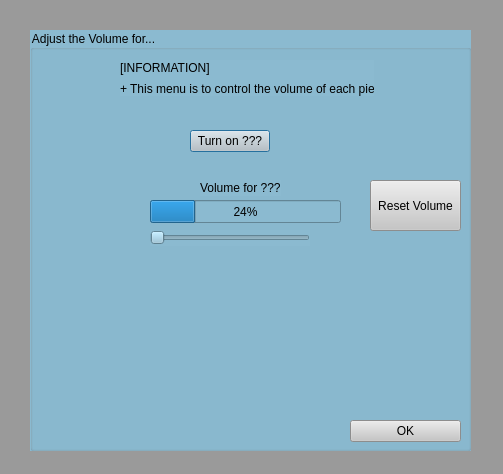
<?xml version="1.0" encoding="UTF-8"?>
<ui version="4.0">
 <class>VolumeControl</class>
 <widget class="QDialog" name="VolumeControl">
  <property name="geometry">
   <rect>
    <x>0</x>
    <y>0</y>
    <width>503</width>
    <height>474</height>
   </rect>
  </property>
  <property name="windowTitle">
   <string>Dialog</string>
  </property>
  <property name="styleSheet">
   <string notr="true">background-color: rgb(154, 154, 154);</string>
  </property>
  <widget class="QGroupBox" name="groupBox">
   <property name="geometry">
    <rect>
     <x>30</x>
     <y>30</y>
     <width>441</width>
     <height>421</height>
    </rect>
   </property>
   <property name="styleSheet">
    <string notr="true">color: rgb(0, 0, 0);
background-color: rgb(139, 186, 208);</string>
   </property>
   <property name="title">
    <string>Adjust the Volume for...</string>
   </property>
   <widget class="QProgressBar" name="progressBar">
    <property name="geometry">
     <rect>
      <x>120</x>
      <y>170</y>
      <width>191</width>
      <height>23</height>
     </rect>
    </property>
    <property name="value">
     <number>24</number>
    </property>
   </widget>
   <widget class="QSlider" name="horizontalSlider">
    <property name="geometry">
     <rect>
      <x>120</x>
      <y>200</y>
      <width>160</width>
      <height>16</height>
     </rect>
    </property>
    <property name="orientation">
     <enum>Qt::Horizontal</enum>
    </property>
   </widget>
   <widget class="QLabel" name="label">
    <property name="geometry">
     <rect>
      <x>170</x>
      <y>150</y>
      <width>81</width>
      <height>16</height>
     </rect>
    </property>
    <property name="text">
     <string>Volume for ???</string>
    </property>
   </widget>
   <widget class="QPushButton" name="pushButton_2">
    <property name="geometry">
     <rect>
      <x>160</x>
      <y>100</y>
      <width>80</width>
      <height>22</height>
     </rect>
    </property>
    <property name="styleSheet">
     <string notr="true">color: rgb(0, 0, 0);
background-color: rgb(198, 198, 198);</string>
    </property>
    <property name="text">
     <string>Turn on ???</string>
    </property>
   </widget>
   <widget class="QPushButton" name="pushButton">
    <property name="geometry">
     <rect>
      <x>320</x>
      <y>390</y>
      <width>111</width>
      <height>22</height>
     </rect>
    </property>
    <property name="styleSheet">
     <string notr="true">color: rgb(0, 0, 0);
background-color: rgb(198, 198, 198);</string>
    </property>
    <property name="text">
     <string>OK</string>
    </property>
   </widget>
   <widget class="QPushButton" name="pushButton_3">
    <property name="geometry">
     <rect>
      <x>340</x>
      <y>150</y>
      <width>91</width>
      <height>51</height>
     </rect>
    </property>
    <property name="styleSheet">
     <string notr="true">color: rgb(0, 0, 0);
background-color: rgb(198, 198, 198);</string>
    </property>
    <property name="text">
     <string>Reset Volume</string>
    </property>
   </widget>
   <widget class="QWidget" name="">
    <property name="geometry">
     <rect>
      <x>90</x>
      <y>30</y>
      <width>254</width>
      <height>36</height>
     </rect>
    </property>
    <layout class="QVBoxLayout" name="verticalLayout">
     <item>
      <widget class="QLabel" name="label_3">
       <property name="text">
        <string>[INFORMATION]</string>
       </property>
      </widget>
     </item>
     <item>
      <widget class="QLabel" name="label_2">
       <property name="text">
        <string>+ This menu is to control the volume of each piece.</string>
       </property>
      </widget>
     </item>
    </layout>
   </widget>
  </widget>
 </widget>
 <resources/>
 <connections/>
</ui>
